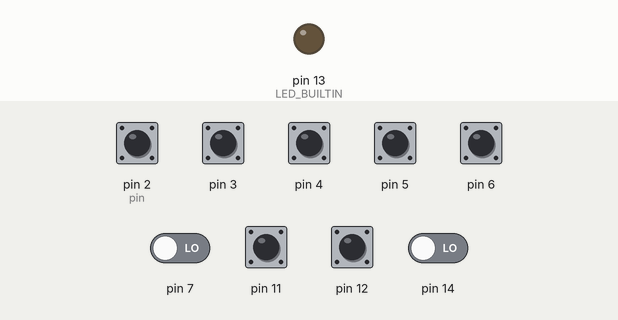
A program run on a simulated Arduino Uno, built with avr-gcc and run on an emulated ATmega328P. On the bench: output pins drawn as LEDs (lit = HIGH). The test bench sets the inputs (shaded band); at power-on: pin 2 (pin), pin 3–6, pin 11, pin 12 HIGH, pin 7, pin 14 LOW. What the program prints to the serial monitor is not drawn.

Above: at 1.2 s.
1.3 s: pin 11 pulled LOW for 0.15 s
At 1.46 s:
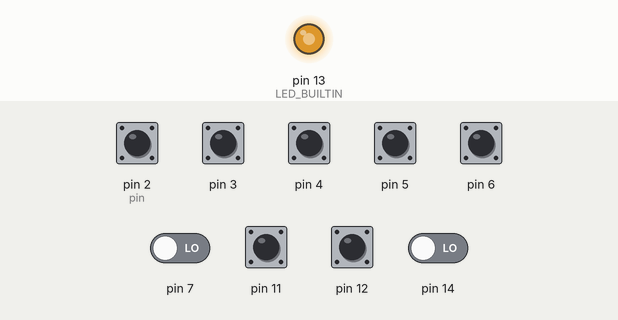
4.3 s: pin 11 pulled LOW for 1 s
7.3 s: pin 2 (pin) pulled LOW for 0.15 s
9.1 s: pin 3 pulled LOW for 0.15 s
12.2 s: pin 12 pulled LOW for 0.15 s
13.8 s: pin 4 pulled LOW for 0.15 s
At 13.87 s:
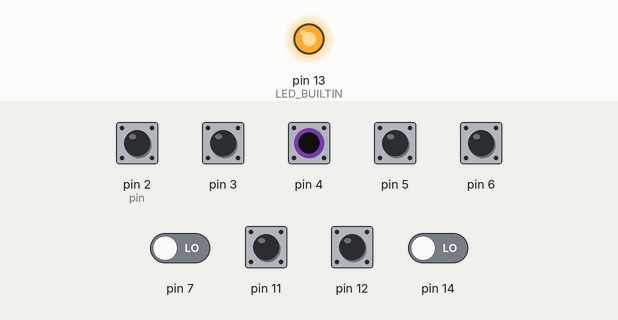
Timing chart, 0 to 16.4 s (numbered marks = the images above; inputs shaded):
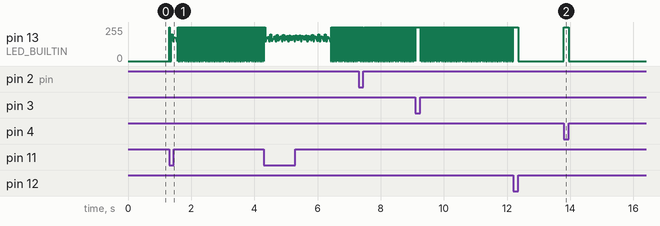

Measured:
- after the input at 13.8 s, pin 13 (LED_BUILTIN): 0/255 → 255/255 at once, → 0/255 0.15 s later

The program:

main.cpp
```cpp
#include <Arduino.h>
#include <EEPROM.h>

#include <Key.h>
#include <LinkedList.h>
#include <LinkedList.cpp>

// HEADER
void SaveKeyMapsToMemory();
void LoadKeyMapsFromMemory();
void ConfigurePinsAsKeys();
void CycleKeyMap();
void ChangeKeyMap(Key *keyMap);
void ReadPinValueForKeys();
void SendKeyInfo();
void ExecuteSpecialCommands();

// Public variables
const int normalKeyCount = 4;

Key defaultKeyMap[normalKeyCount] = {
    // Key map Arrow keys
    {.pin = 2, .keyCode = 80},
    {.pin = 3, .keyCode = 82},
    {.pin = 4, .keyCode = 81},
    {.pin = 5, .keyCode = 79},
};

SpecialKey specialKeys[2] = {
    {.pin = 11, .function = cycleKeyMap},
    {.pin = 12, .function = toggleDefaultKeyMap}, // This one should never change.
};

Key *currentKeyMap = defaultKeyMap;
int customKeyMapIndex = 0;
LinkedList<Key *> availableKeyMaps;

uint8_t buf[8] = {0}; // Keyboard report buffer.

// PROGRAM
void setup()
{
    Serial.begin(9600);
    pinMode(LED_BUILTIN, OUTPUT);

    LoadKeyMapsFromMemory();
    ConfigurePinsAsKeys();
}

void loop()
{
    ReadPinValueForKeys();
    ExecuteSpecialCommands();
    SendKeyInfo();
}

void SaveKeyMapsToMemory() {

}

void LoadKeyMapsFromMemory() // MOCKUP: TODO, change this into loading from memory.
{
    // Key keyMapArrows[normalKeyCount] = { // Key map Arrow keys
    //         {.pin = 2, .keyCode = 80},
    //         {.pin = 3, .keyCode = 82},
    //         {.pin = 4, .keyCode = 81},
    //         {.pin = 5, .keyCode = 79},
    // };

    Key keyMapWASD[normalKeyCount] = {
        // Key map WASD
        {.pin = 2, .keyCode = 4},
        {.pin = 3, .keyCode = 26},
        {.pin = 4, .keyCode = 22},
        {.pin = 5, .keyCode = 7},
    };

    Key keyMapNumbers[normalKeyCount] = {
        // Key map Arrow keys
        {.pin = 2, .keyCode = 30},
        {.pin = 3, .keyCode = 31},
        {.pin = 4, .keyCode = 32},
        {.pin = 5, .keyCode = 33},
    };

    // availableKeyMaps.Add(keyMapArrows);
    availableKeyMaps.Add(keyMapWASD);
    availableKeyMaps.Add(keyMapNumbers);
}

/**
 * @brief Configures pins marked as Key or SpecialKey to act as input pins with internal pullups.
 */
void ConfigurePinsAsKeys()
{
    for (int i = 0; i < normalKeyCount; i++)
    {
        Key &key = currentKeyMap[i];
        pinMode(key.pin, INPUT_PULLUP);
    }

    for (SpecialKey &specialKey : specialKeys)
    {
        pinMode(specialKey.pin, INPUT_PULLUP);
    }
}

/**
 * @brief Switches to the next keyMap configuration in the list
 * of available keyMaps.
 * Note: If we are using the default keyMap then it will
 * switch back to the previous keyMap instead of moving
 * to the next keyMap in the list.
 *
 */
void CycleKeyMap()
{
    // TODO: If default is selected, don't increment.
    // Switch to the same normal keymap.

    // If we are using the default. Switch back to the
    // previous keymap. Otherwise move to the next.
    bool isDefault = (currentKeyMap == defaultKeyMap);
    int nextIndex = (isDefault) ? customKeyMapIndex : customKeyMapIndex + 1;

    customKeyMapIndex = nextIndex % availableKeyMaps.length;
    Key *nextKeyMap = *(availableKeyMaps[customKeyMapIndex]);

    ChangeKeyMap(nextKeyMap);
}

/**
 * @brief Changes the current keymap to the keymap specified at
 * the given index (in the available keyMaps).
 *
 * @param index The index of the keymap to be switched to.
 */
void ChangeKeyMap(Key *keyMap)
{
    currentKeyMap = keyMap;
    ConfigurePinsAsKeys();
}

/**
 * @brief Switches to the built in default keyMap.
 */
void ToggleDefaultKeyMap()
{
    if (currentKeyMap != defaultKeyMap)
        ChangeKeyMap(defaultKeyMap);
    else
        ChangeKeyMap(*(availableKeyMaps[customKeyMapIndex]));
}

/**
 * @brief Reads and updates the pin values of
 *  the current keymap and special keys.
 */
void ReadPinValueForKeys()
{
    for (int i = 0; i < normalKeyCount; i++)
    {
        Key &key = currentKeyMap[i];
        key.value = !digitalRead(key.pin); // Invert input signal. Pullup is active low. 1 = off. 0 = on.
    }

    for (SpecialKey &specialKey : specialKeys)
    {
        specialKey.value = !digitalRead(specialKey.pin); // Invert input signal. Pullup is active low. 1 = off. 0 = on.
    }
}

/**
 * @brief Writes the keypress events to the buffer and sends them to the computer.
 */
void SendKeyInfo()
{ // TODO: Handle debounce.
    for (int i = 0; i < normalKeyCount; i++)
    {
        Key &key = currentKeyMap[i];
        if (key.oldValue != key.value)
        {
            if (key.value)
            {
                digitalWrite(LED_BUILTIN, HIGH);

                // Send keypress
                buf[2] = key.keyCode;
                Serial.write(buf, 8);
            }
            else
            {
                digitalWrite(LED_BUILTIN, LOW);

                // Send release keypress
                buf[0] = 0;
                buf[2] = 0;
                Serial.write(buf, 8);
            }
        }

        key.oldValue = key.value;
    }
}

/**
 * @brief Executes the corresponding special function when a special key is pressed.
 */
void ExecuteSpecialCommands()
{ // TODO: Handle debounce.
    for (SpecialKey &specialKey : specialKeys)
    {
        if (specialKey.oldValue != specialKey.value)
        {
            if (specialKey.value)
            {
                digitalWrite(LED_BUILTIN, HIGH);

                // Activate corresponding function
                switch (specialKey.function)
                {
                case cycleKeyMap:
                    CycleKeyMap();
                    break;
                case toggleDefaultKeyMap:
                    ToggleDefaultKeyMap();
                    break;
                }
            }
            else
            {
                digitalWrite(LED_BUILTIN, LOW);
            }
        }

        specialKey.oldValue = specialKey.value;
    }
}

// Miscellaneous

// Key setup WASD
// Key keys[4] = {
//     {.pin = 2, .keyCode = 4},
//     {.pin = 3, .keyCode = 26},
//     {.pin = 4, .keyCode = 22},
//     {.pin = 5, .keyCode = 7},
// };

// Key setup Arrow keys
// Key keys[4] = {
//     {.pin = 2, .keyCode = 80},
//     {.pin = 3, .keyCode = 82},
//     {.pin = 4, .keyCode = 81},
//     {.pin = 5, .keyCode = 79},
// };
```
